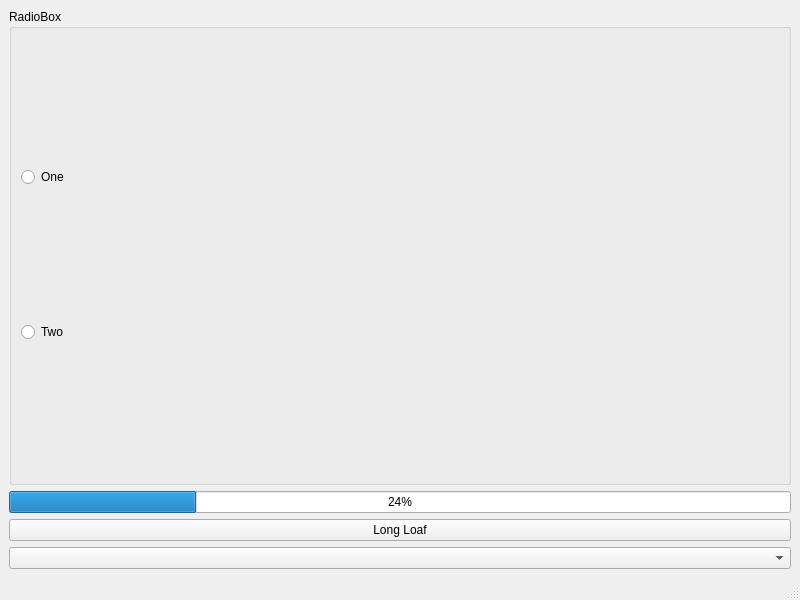
<?xml version="1.0" encoding="UTF-8"?>
<ui version="4.0">
 <class>MainWindow</class>
 <widget class="QMainWindow" name="MainWindow">
  <property name="geometry">
   <rect>
    <x>0</x>
    <y>0</y>
    <width>800</width>
    <height>600</height>
   </rect>
  </property>
  <property name="windowTitle">
   <string>MainWindow</string>
  </property>
  <widget class="QWidget" name="centralwidget">
   <layout class="QVBoxLayout" name="verticalLayout_2">
    <item>
     <widget class="QGroupBox" name="gBox_radio">
      <property name="title">
       <string>RadioBox</string>
      </property>
      <layout class="QVBoxLayout" name="verticalLayout">
       <item>
        <widget class="QRadioButton" name="radB_one">
         <property name="text">
          <string>One</string>
         </property>
        </widget>
       </item>
       <item>
        <widget class="QRadioButton" name="radB_two">
         <property name="text">
          <string>Two</string>
         </property>
        </widget>
       </item>
      </layout>
     </widget>
    </item>
    <item>
     <widget class="QProgressBar" name="pBar_progression">
      <property name="value">
       <number>24</number>
      </property>
     </widget>
    </item>
    <item>
     <widget class="QPushButton" name="pB_button">
      <property name="text">
       <string>Long Loaf</string>
      </property>
     </widget>
    </item>
    <item>
     <widget class="QComboBox" name="comB_dropList"/>
    </item>
   </layout>
  </widget>
  <widget class="QMenuBar" name="menubar">
   <property name="geometry">
    <rect>
     <x>0</x>
     <y>0</y>
     <width>800</width>
     <height>22</height>
    </rect>
   </property>
  </widget>
  <widget class="QStatusBar" name="statusbar"/>
 </widget>
 <resources/>
 <connections/>
</ui>
